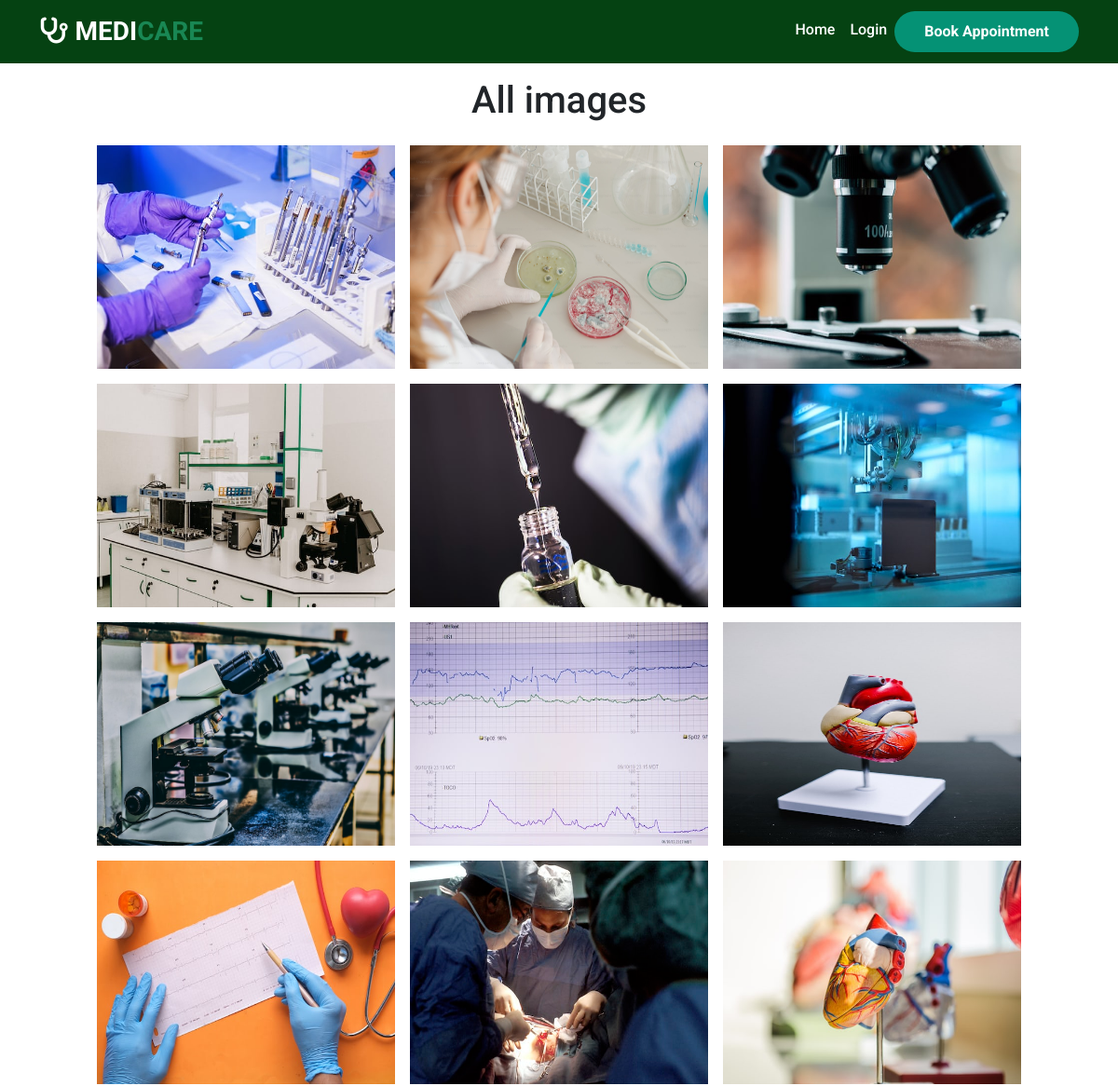
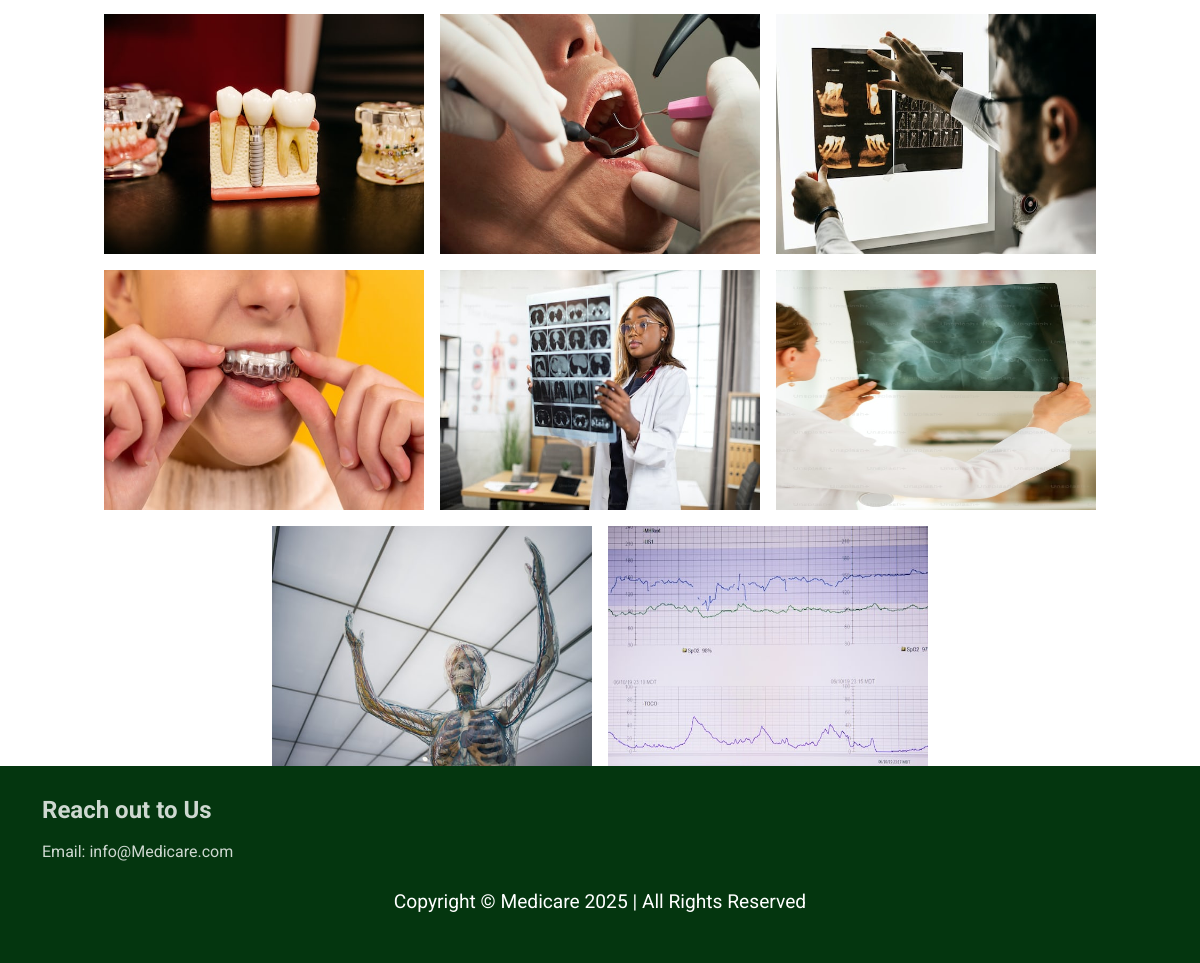
Page /images on the earlier database version (2 pictures, top to bottom).
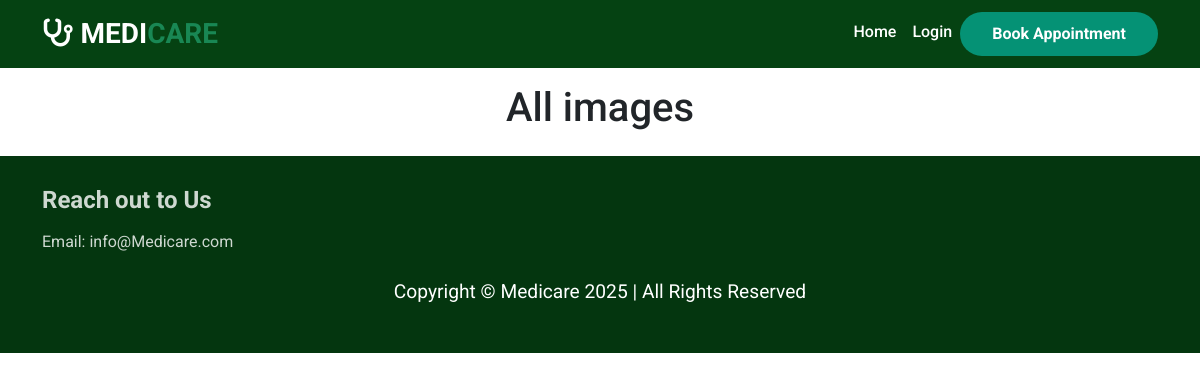
Same page on the later database version.
### hospital/models.py (models this page shows)
class Gallery(models.Model):
    categories = [('Cardiology', 'Cardiology'),
                ('Dental', 'Dental'),
                ('Neurology', 'Neurology'),
                ('Laboraty', 'Laboraty'),
                ]
    category=models.CharField(choices=categories,max_length=50,default='Cardiologist')
    images  = models.ImageField(upload_to='gallary/')

### hospital/views.py (the view)
# urls.py: path('images',ShowAllImages,name='images'),
def ShowAllImages(request):
    images = Gallery.objects.all()
    return render(request,'hospital/showAllImages.html',locals())

### templates/hospital/showAllImages.html (shortened to what this page needs)
{% extends 'hospital/base.html' %}
{% load static %}
{% block content %}
<div>
    <h1 class="text-center p-3">All images</h1>
    <div class="d-flex flex-wrap justify-content-center gap-3">
        {% for img in images %}
        <div style="width: 20rem; height: 15rem; " class="allimg">
            <img src="{{img.images.url}}" alt="" class="img" style="width: 100%; height: 100%;">
        </div>
        {% endfor %}
    </div>
</div>
{% endblock content %}

### templates/hospital/base.html (shortened to what this page needs)
{% load static %}
<!DOCTYPE html>
<html lang="en">
<head>
    <link href="https://cdn.jsdelivr.net/npm/bootstrap@5.3.3/dist/css/bootstrap.min.css" rel="stylesheet">
    <link rel="stylesheet" href="{% static 'hospital/css/style.css' %}">
    <link rel="stylesheet" href="https://cdn.jsdelivr.net/npm/swiper@10/swiper-bundle.min.css">
</head>
<body>
<nav class="navbar navbar-expand-lg sticky-top custom-navbar">
  <div class="container">
    <a class="navbar-brand fw-bold fs-3 text-white" href="#">
      <i class="fa-solid fa-stethoscope"></i> MEDI<span class="text-success">CARE</span>
    </a>
    <div class="collapse navbar-collapse" id="navbarNav">
      <ul class="navbar-nav ms-auto">
        <li class="nav-item">
          <a class="nav-link text-white" href="{% url 'home'%}">Home</a>
        </li>
        <li class="nav-item">
          <a class="nav-link text-white" href="{% url 'login' %}">Login</a>
        </li>
        <li class="nav-item">
          <a href="{% url 'patientDashBoard' %}" class="btn custom-btn">Book Appointment</a>
        </li>
      </ul>
    </div>
  </div>
</nav>
<main>
    {% block content %}{% endblock content %}
</main>
<footer class="footer">
    <div class="container">
            <div class="col-md-6">
                <h4>Reach out to Us</h4>
                <p>Email: info@Medicare.com</p>
            </div>
        </div>
        <div class="text-center mt-4">
            <p>Copyright &copy; Medicare 2025 | All Rights Reserved</p>
        </div>
</footer>
</body>
</html>

### static/hospital/css/style.css (style rules this page uses)
* { font-family: "Roboto", sans-serif; }
body { background-color: rgb(255, 255, 255); }
.custom-navbar { background-color: #054212 !important; }
.custom-navbar .navbar-brand { color: #fff; }
.custom-navbar .navbar-nav .nav-link { color: #fff; transition: color 0.3s ease; }
.custom-navbar .custom-btn { padding: 0.6rem 2rem; border-radius: 50px; background-color: rgba(6, 156, 128, 0.901); color: white; font-weight: bold; font-size: 1rem; transition: background-color 0.3s ease; text-decoration: none; }
.text-center p { font-size: 1.2rem; color: #ffffff; }
.footer { padding: 2rem 2rem 1rem 2rem; background-color: rgba(4, 41, 35, 0.679); color: rgba(255, 255, 255, 0.807); }

### templates/hospital/base.html (style rules this page uses)
.navbar { background-color: rgb(4, 56, 50); }
.navbar-nav .nav-link { font-weight: 500; color: rgb(255, 255, 255); transition: color 0.3s ease; }
.custom-btn { border: none; padding: 0.4rem 1.2rem; border-radius: 10px; background-color: rgba(56, 241, 19, 0.901); color: white; font-weight: 500; transition: background 0.3s ease; }
.footer { background: #04360f; padding: 30px 0; }
.footer h4 { font-weight: bold; margin-bottom: 15px; }

Differences in the rows shown:
removed Gallery: images (picture)
removed Gallery: images (picture)
removed Gallery: images (picture)
removed Gallery: images (picture)
removed Gallery: images (picture)
removed Gallery: images (picture)
removed Gallery: images (picture)
removed Gallery: images (picture)
removed Gallery: images (picture)
removed Gallery: images (picture)
removed Gallery: images (picture)
removed Gallery: images (picture)
removed Gallery: images (picture)
removed Gallery: images (picture)
removed Gallery: images (picture)
removed Gallery: images (picture)
removed Gallery: images (picture)
removed Gallery: images (picture)
removed Gallery: images (picture)
removed Gallery: images (picture)
